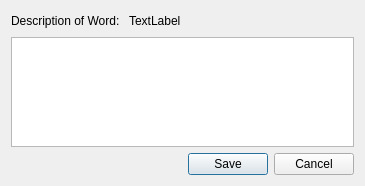
<?xml version="1.0" encoding="UTF-8"?>
<ui version="4.0">
 <class>AddDescriptionDialog</class>
 <widget class="QDialog" name="AddDescriptionDialog">
  <property name="geometry">
   <rect>
    <x>0</x>
    <y>0</y>
    <width>365</width>
    <height>186</height>
   </rect>
  </property>
  <property name="windowTitle">
   <string>Add Word Description</string>
  </property>
  <property name="layoutDirection">
   <enum>Qt::LeftToRight</enum>
  </property>
  <layout class="QVBoxLayout" name="verticalLayout">
   <item>
    <layout class="QHBoxLayout" name="horizontalLayout">
     <item>
      <widget class="QLabel" name="llName">
       <property name="text">
        <string>Description of Word: </string>
       </property>
      </widget>
     </item>
     <item>
      <widget class="QLabel" name="llWord">
       <property name="text">
        <string>TextLabel</string>
       </property>
      </widget>
     </item>
     <item>
      <spacer name="horizontalSpacer">
       <property name="orientation">
        <enum>Qt::Horizontal</enum>
       </property>
       <property name="sizeHint" stdset="0">
        <size>
         <width>40</width>
         <height>20</height>
        </size>
       </property>
      </spacer>
     </item>
    </layout>
   </item>
   <item>
    <widget class="QTextEdit" name="ltDescription"/>
   </item>
   <item>
    <widget class="QDialogButtonBox" name="buttonBox">
     <property name="orientation">
      <enum>Qt::Horizontal</enum>
     </property>
     <property name="standardButtons">
      <set>QDialogButtonBox::Cancel|QDialogButtonBox::Save</set>
     </property>
    </widget>
   </item>
  </layout>
 </widget>
 <resources/>
 <connections>
  <connection>
   <sender>buttonBox</sender>
   <signal>accepted()</signal>
   <receiver>AddDescriptionDialog</receiver>
   <slot>accept()</slot>
   <hints>
    <hint type="sourcelabel">
     <x>248</x>
     <y>254</y>
    </hint>
    <hint type="destinationlabel">
     <x>157</x>
     <y>274</y>
    </hint>
   </hints>
  </connection>
  <connection>
   <sender>buttonBox</sender>
   <signal>rejected()</signal>
   <receiver>AddDescriptionDialog</receiver>
   <slot>reject()</slot>
   <hints>
    <hint type="sourcelabel">
     <x>316</x>
     <y>260</y>
    </hint>
    <hint type="destinationlabel">
     <x>286</x>
     <y>274</y>
    </hint>
   </hints>
  </connection>
 </connections>
</ui>
